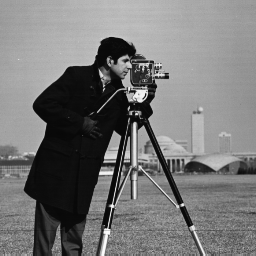
#> input picture 3_QRNG_Image_Encryption/monolithic_versions/v1_base/imagecodes/cameraman/cameraman.png, 256 x 256 px
$ python new2.py
#> lines starting #> are read from the running program, lines starting #| are printed output that depends on the picture; after the words box and inside, x2 and y2 are one past the last pixel; in counts of white or black regions, pixels touching at a corner belong together
#> further down, orig_pil is the input picture: PIL image 256x256 L; min 7, max 253, mean 118.7
import numpy as np
import cv2, os, json, base64, time
from PIL import Image
import matplotlib.pyplot as plt
from skimage.util import random_noise
from skimage.metrics import structural_similarity as ssim
import math

# =========================================================
# PATHS
# =========================================================
BASE = os.path.dirname(os.path.abspath(__file__))
IMG_PATH = os.path.join(BASE, "cameraman.png")
QRNG_PATH = os.path.join(BASE, "QRNG.txt")
KEY_PATH = os.path.join(BASE, "key.txt")
OUT_DIR = os.path.join(BASE, "results_final")
os.makedirs(OUT_DIR, exist_ok=True)


# =========================================================
# METRICS & UTILITIES
# =========================================================

def NPCR(img1, img2):
    return np.sum(img1 != img2) / img1.size * 100


def UACI(img1, img2):
    return np.mean(np.abs(img1.astype(np.float32) - img2.astype(np.float32))) / 255 * 100


def mse(a, b): return np.mean((a.astype(float) - b.astype(float)) ** 2)


def psnr(a, b): return np.inf if mse(a, b) == 0 else 10 * np.log10(255 ** 2 / mse(a, b))


def ssim_index(a, b):
    return ssim(a, b, data_range=255)


def entropy(img):
    hist, _ = np.histogram(img.flatten(), 256, (0, 255))
    p = hist / np.sum(hist)
    p = p[p > 0]
    return -np.sum(p * np.log2(p))


def corr(a, b):
    return np.corrcoef(a.flatten(), b.flatten())[0, 1]


def corr_coefficients(img):
    H = corr(img[:, :-1], img[:, 1:])  # Horizontal
    V = corr(img[:-1, :], img[1:, :])  # Vertical
    D = corr(img[:-1, :-1], img[1:, 1:])  # Diagonal
    return H, V, D


def save_stage(arr, name):
    cv2.imwrite(os.path.join(OUT_DIR, name), arr)


def correlation_plot(img, direction, title, filename, samples=5000):
    if direction == "H":
        x = img[:, :-1].flatten()
        y = img[:, 1:].flatten()
    elif direction == "V":
        x = img[:-1, :].flatten()
        y = img[1:, :].flatten()
    elif direction == "D":
        x = img[:-1, :-1].flatten()
        y = img[1:, 1:].flatten()
    else:
        return

    idx = np.random.choice(len(x), size=min(samples, len(x)), replace=False)
    plt.figure(figsize=(4, 4))
    plt.scatter(x[idx], y[idx], s=1, c='black', alpha=0.5)
    plt.title(title)
    plt.xlabel("Pixel (x)")
    plt.ylabel("Neighbor (y)")
    plt.grid(True, alpha=0.3)
    plt.tight_layout()
    plt.savefig(os.path.join(OUT_DIR, filename), dpi=300)
    plt.close()


def save_histogram(img, title, filename):
    plt.figure(figsize=(5, 4))
    plt.hist(img.flatten(), bins=256, range=(0, 255), density=True, color='gray', alpha=0.7)
    plt.title(title)
    plt.xlabel("Pixel Intensity")
    plt.ylabel("Frequency")
    plt.grid(True, alpha=0.3)
    plt.tight_layout()
    plt.savefig(os.path.join(OUT_DIR, filename), dpi=300)
    plt.close()


# =========================================================
# LOAD QRNG
# =========================================================
if not os.path.exists(QRNG_PATH):
    # Dummy QRNG for testing if file missing
    with open(QRNG_PATH, "w") as f:
        f.write("10011010" * 10000)

with open(QRNG_PATH, "r") as f:
    bitstr = f.readline().strip()

bits = np.array(list(bitstr), dtype=np.uint8)
qrng_bytes = np.array([
    int("".join(bits[i * 8:(i + 1) * 8].astype(str)), 2)
    for i in range(len(bits) // 8)
], dtype=np.uint8)


# =========================================================
# HIGH-PERFORMANCE CRYPTO CLASS
# =========================================================
class RubikCubeCrypto:

    def __init__(self, image_np, qrng_bytes):
        # Ensure we work on Grayscale for standard crypto metrics
        if len(image_np.shape) == 3:
            self.work = cv2.cvtColor(image_np, cv2.COLOR_RGB2GRAY)
        else:
            self.work = image_np.copy()

        self.m, self.n = self.work.shape
#> self.m = 256; self.n = 256
        self.qrng = qrng_bytes
        self.generate_keys()

    def generate_keys(self):
        # Create full key stream from QRNG
        total_pixels = self.m * self.n
#> total_pixels = 65536
        needed = total_pixels + self.m + self.n
#> needed = 66048

        # Expand QRNG if too small
        q = np.tile(self.qrng, int(np.ceil(needed / len(self.qrng))))

        self.Kr = q[:self.m].astype(np.int32)
#> self.Kr = 256 values from 154 to 154
        self.Kc = q[self.m: self.m + self.n].astype(np.int32)
#> self.Kc = 256 values from 154 to 154
        # Stream Key for Diffusion
        self.Ks = q[self.m + self.n: self.m + self.n + total_pixels].astype(np.int32)

    def fisher_yates_shuffle(self, enc=True):
        """Reversible Fisher-Yates based on QRNG seed"""
        flat = self.work.flatten()
        size = len(flat)
        # Use a deterministic generator seeded by QRNG to make shuffle reversible
        seed = int(self.Ks[0])
        rng = np.random.RandomState(seed)
        p = rng.permutation(size)

        if enc:
            self.work = flat[p].reshape((self.m, self.n))
        else:
            inv = np.empty_like(p)
            inv[p] = np.arange(size)
            self.work = flat[inv].reshape((self.m, self.n))

    def roll(self, enc=True):
        d = 1 if enc else -1
        # Row Roll
        for i in range(self.m):
            self.work[i] = np.roll(self.work[i], d * (self.Kr[i] % self.n))
        # Col Roll
        for j in range(self.n):
            self.work[:, j] = np.roll(self.work[:, j], d * (self.Kc[j] % self.m))

    def diffuse(self, enc=True):
        """Bi-directional Modular Diffusion (The NPCR Booster)"""
        flat = self.work.flatten().astype(np.int32)
        size = len(flat)

        if enc:
            # Forward: Add previous pixel + Key
            for i in range(1, size):
                flat[i] = (flat[i] + flat[i - 1] + self.Ks[i]) % 256
                flat[i] ^= self.Ks[i]  # XOR for non-linearity

            # Backward: Add next pixel + Key
            for i in range(size - 2, -1, -1):
                flat[i] = (flat[i] + flat[i + 1] + self.Ks[size - 1 - i]) % 256
                flat[i] ^= self.Ks[size - 1 - i]

        else:
            # Reverse Backward Pass
            for i in range(0, size - 1):
                flat[i] ^= self.Ks[size - 1 - i]
                flat[i] = (flat[i] - flat[i + 1] - self.Ks[size - 1 - i]) % 256

            # Reverse Forward Pass
            for i in range(size - 1, 0, -1):
                flat[i] ^= self.Ks[i]
                flat[i] = (flat[i] - flat[i - 1] - self.Ks[i]) % 256

        self.work = flat.reshape((self.m, self.n)).astype(np.uint8)

    def encrypt(self, rounds=2):
#> called with rounds = 2
        for _ in range(rounds):
            self.fisher_yates_shuffle(enc=True)
            self.roll(enc=True)
            self.diffuse(enc=True)
#> this loop made 2 passes
        return self.work.copy()

    def decrypt(self, rounds=2):
#> called with rounds = 2
        for _ in range(rounds):
            self.diffuse(enc=False)
            self.roll(enc=False)
            self.fisher_yates_shuffle(enc=False)
#> this loop made 2 passes
#> pass 1, in diffuse (call 3), `self.work = flat.reshape((self.m, self.n)).astype(np.uint8)`:
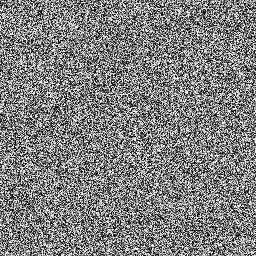
#> self.work: shape (256, 256); min 0, max 255, mean 127.6
        return self.work.copy()


# =========================================================
# MAIN EXECUTION FLOW
# =========================================================

# 1. Load Original Image
if not os.path.exists(IMG_PATH):
    # Create dummy if missing
    dummy = np.random.randint(0, 256, (256, 256), dtype=np.uint8)
    cv2.imwrite(IMG_PATH, dummy)

orig_pil = Image.open(IMG_PATH).convert("L")
orig_np = np.array(orig_pil)
save_stage(orig_np, "01_original.png")

# 2. Encryption
t0 = time.time()
engine = RubikCubeCrypto(orig_np, qrng_bytes)
enc_np = engine.encrypt()
t_enc = time.time() - t0
save_stage(enc_np, "02_encrypted.png")

# 3. Decryption
t0 = time.time()
dec_engine = RubikCubeCrypto(enc_np, qrng_bytes)
dec_np = dec_engine.decrypt()
t_dec = time.time() - t0
save_stage(dec_np, "03_decrypted.png")

# 4. Differential Attack (NPCR/UACI)
# Create modified image (1 pixel change)
orig_diff = orig_np.copy()
orig_diff[0, 0] = np.uint8((int(orig_diff[0, 0]) + 1) % 256)
#> orig_diff: shape (256, 256); under 0.01% of pixels changed, all inside (x1, y1, x2, y2) = (0, 0, 1, 1)

# Encrypt both with SAME engine logic/keys
enc_1 = RubikCubeCrypto(orig_np, qrng_bytes).encrypt()
#> the loop in encrypt (call 2), `for _ in range(rounds):` made 2 passes
enc_2 = RubikCubeCrypto(orig_diff, qrng_bytes).encrypt()
#> the loop in encrypt (call 3), `for _ in range(rounds):` made 2 passes
#> pass 1, in diffuse (call 7), `self.work = flat.reshape((self.m, self.n)).astype(np.uint8)`:
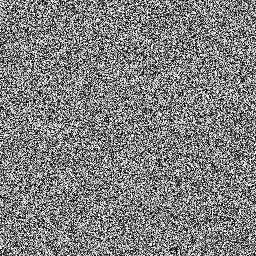
#> self.work: shape (256, 256); min 0, max 255, mean 127.9
#> pass 2, in diffuse (call 8), `self.work = flat.reshape((self.m, self.n)).astype(np.uint8)`:
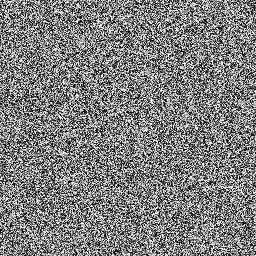
#> self.work: shape (256, 256); min 0, max 255, mean 126.9

npcr_val = NPCR(enc_1, enc_2)
#> npcr_val = 99.62
uaci_val = UACI(enc_1, enc_2)
#> uaci_val = 33.52

# 5. Metrics Calculation & Plotting
H_orig = entropy(orig_np)
#> in entropy, `hist, _ = np.histogram(img.flatten(), 256, (0, 255))`: hist = 256 values, max 1685 at index 14, min 0 at index 0, mean 256
#> in entropy, `p = hist / np.sum(hist)`: p = 256 values, max 0.0257 at index 14, min 0 at index 0, mean 0.00391
#> in entropy, `p = p[p > 0]`: p = 247 values, max 0.0257 at index 7, min 1.53e-05 at index 246, mean 0.00405
#> H_orig = 7.01
H_enc = entropy(enc_np)
#> H_enc = 8
H_dec = entropy(dec_np)
#> H_dec = 7.01

ssim_val = ssim_index(orig_np, dec_np)
#> ssim_val = 1
mse_val = mse(orig_np, dec_np)
#> mse_val = 0
psnr_val = psnr(orig_np, dec_np)
#> psnr_val = inf

# Correlation Coefficients
Ho, Vo, Do = corr_coefficients(orig_np)
#> in corr_coefficients, `H = corr(img[:, :-1], img[:, 1:])`: H = 0.933
#> in corr_coefficients, `V = corr(img[:-1, :], img[1:, :])`: V = 0.959
#> in corr_coefficients, `D = corr(img[:-1, :-1], img[1:, 1:])`: D = 0.909
#> Ho = 0.933; Vo = 0.959; Do = 0.909
He, Ve, De = corr_coefficients(enc_np)
#> He = -0.00184; Ve = 0.00392; De = -0.00305

# Generate Plots
save_histogram(orig_np, "Original Histogram", "hist_orig.png")
save_histogram(enc_np, "Encrypted Histogram", "hist_enc.png")
#> call 2 of save_histogram, with title = 'Encrypted Histogram', filename = 'hist_enc.png'
#> in save_histogram (call 2), `plt.savefig(os.path.join(OUT_DIR, filename), dpi=300)`:
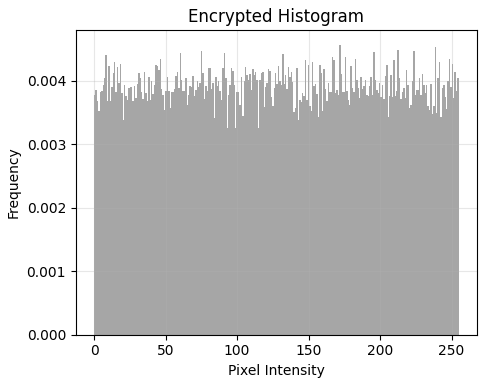
#> figure drawn by matplotlib, 1 panel; tallest bar 0.00456 high, from x = 171.3 to 172.3

correlation_plot(orig_np, "H", "Original Horizontal", "corr_orig_h.png")
#> in correlation_plot, `idx = np.random.choice(len(x), size=min(samples, len(x)), replace=False)`: idx = 5000 values, max 65276 at index 4441, min 3 at index 2349, mean 33069.7
correlation_plot(enc_np, "H", "Encrypted Horizontal", "corr_enc_h.png")
#> call 2 of correlation_plot, with direction = 'H', title = 'Encrypted Horizontal', filename = 'corr_enc_h.png', samples = 5000
#> in correlation_plot (call 2), `idx = np.random.choice(len(x), size=min(samples, len(x)), replace=False)`: idx = 5000 values, max 65245 at index 1540, min 5 at index 663, mean 32763
#> in correlation_plot (call 2), `plt.savefig(os.path.join(OUT_DIR, filename), dpi=300)`:
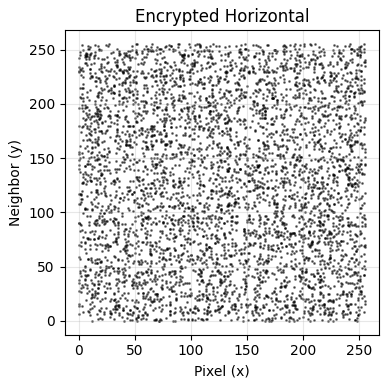
#> figure drawn by matplotlib, 1 panel
correlation_plot(orig_np, "D", "Original Diagonal", "corr_orig_d.png")
#> call 3 of correlation_plot, with direction = 'D', title = 'Original Diagonal', filename = 'corr_orig_d.png', samples = 5000
#> in correlation_plot (call 3), `idx = np.random.choice(len(x), size=min(samples, len(x)), replace=False)`: idx = 5000 values, max 65019 at index 112, min 5 at index 2759, mean 32445.7
#> in correlation_plot (call 3), `plt.savefig(os.path.join(OUT_DIR, filename), dpi=300)`:
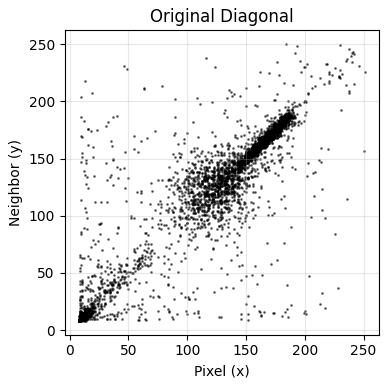
#> figure drawn by matplotlib, 1 panel
correlation_plot(enc_np, "D", "Encrypted Diagonal", "corr_enc_d.png")
#> call 4 of correlation_plot, with direction = 'D', title = 'Encrypted Diagonal', filename = 'corr_enc_d.png', samples = 5000
#> in correlation_plot (call 4), `idx = np.random.choice(len(x), size=min(samples, len(x)), replace=False)`: idx = 5000 values, max 64997 at index 213, min 4 at index 3474, mean 32395.2
#> in correlation_plot (call 4), `plt.savefig(os.path.join(OUT_DIR, filename), dpi=300)`:
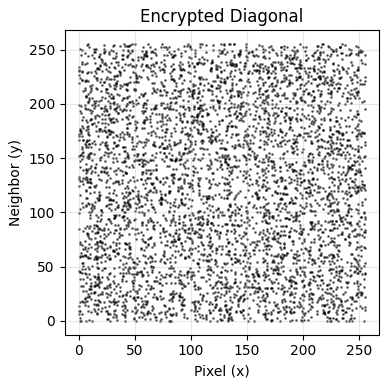
#> figure drawn by matplotlib, 1 panel

# 6. Save Report
with open(os.path.join(OUT_DIR, "final_metrics.txt"), "w") as f:
    f.write("=== QRNG ENCRYPTION REPORT ===\n\n")
    f.write(f"Encryption Time: {t_enc:.4f} s\n")
    f.write(f"Decryption Time: {t_dec:.4f} s\n\n")

    f.write("=== DIFFERENTIAL ATTACK (Target: >99.6% / ~33.4%) ===\n")
    f.write(f"NPCR: {npcr_val:.4f} %\n")
    f.write(f"UACI: {uaci_val:.4f} %\n\n")

    f.write("=== INFORMATION ENTROPY (Target: ~8.0) ===\n")
    f.write(f"Original:  {H_orig:.4f}\n")
    f.write(f"Encrypted: {H_enc:.4f}\n\n")

    f.write("=== QUALITY METRICS ===\n")
    f.write(f"MSE:  {mse_val:.4f}\n")
    f.write(f"PSNR: {psnr_val:.4f} dB\n")
    f.write(f"SSIM: {ssim_val:.4f} (1.0 = Perfect Reconstruction)\n\n")

    f.write("=== CORRELATION (Original / Encrypted) ===\n")
    f.write(f"Horizontal: {Ho:.4f} / {He:.4f}\n")
    f.write(f"Vertical:   {Vo:.4f} / {Ve:.4f}\n")
    f.write(f"Diagonal:   {Do:.4f} / {De:.4f}\n")

print(f"Done! Results saved in {OUT_DIR}")
print(f"NPCR: {npcr_val:.4f}% | UACI: {uaci_val:.4f}%")
#| NPCR: 99.6185% | UACI: 33.5187%
